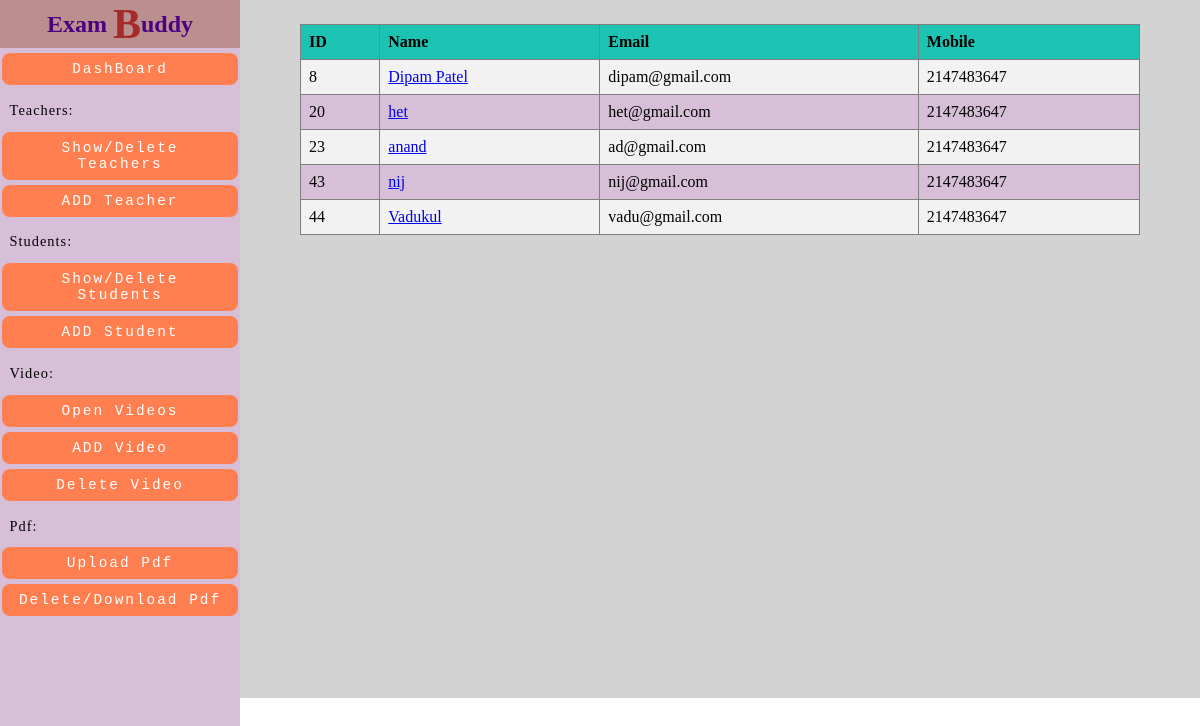
Page /admin/teachers.php on the committed database.
### tables this page shows
CREATE TABLE `teacher` (
  `t_id` int(255) NOT NULL,
  `t_name` varchar(255) NOT NULL,
  `t_email` varchar(255) NOT NULL,
  `t_mob` int(10) NOT NULL,
  `t_pass` varchar(255) NOT NULL
);

### admin/teachers.php (the view, shortened to what this page needs)
<html>
<head>
<link rel="stylesheet" href="adminCss.css">
<?php
    include('sideMenu.php');
?>
</head>
<body>
<div id="teacherTable">
        <?php
            include '../config.php';
            $result = mysqli_query($conn, "SELECT t_id, t_name, t_email,t_mob FROM teacher");
            if (mysqli_num_rows($result) > 0) {
                echo "<div class='myTable'><table><tr><th>ID</th><th>Name</th><th>Email</th><th>Mobile</th></tr>";
                while($row = $result->fetch_assoc()) {
                    echo "<tr>
                            <td>" . $row["t_id"]. "</td>
                            <td>"."<a id='a' onClick=\"javascript: return confirm('Are you sure you want to delete Teacher whose name is ". $row["t_name"]."?');\" href="."deleteteacher.php?tid=".$row['t_id'].">" . $row["t_name"]. "</a>"."</td>
                            <td>" . $row["t_email"]. "</td>
                            <td>" . $row["t_mob"]. "</td>
                        </tr>";
                }
                echo "</table></div>";
            }
        ?>
    </div>
</body>
</html>

### admin/sideMenu.php (shortened to what this page needs)
<!DOCTYPE html>
<html>
<head>
<link rel="stylesheet" href="adminCss.css">
</head>
<body>
    <ul>
        <li><div class="logo">Exam <sub><div id="myDIV">B</div></sub>uddy<div></li>
        <li><a href="adminDashboard.php">DashBoard</a></li>
        <div id="menuHeading">Teachers:</div>
        <li><a href="teachers.php">Show/Delete Teachers</a></li>
        <li><a href="addteacher.php">ADD Teacher</a></li>
        <div id="menuHeading">Students:</div>
        <li><a href="students.php">Show/Delete Students</a></li>
        <li><a href="">ADD Student</a></li>
        <div id="menuHeading">Video:</div>
        <li><a href="openVideos.php">Open Videos</a></li>
        <li><a href="addVideos.php">ADD Video</a></li>
        <li><a href="">Delete Video</a></li>
        <div id="menuHeading">Pdf:</div>
        <li><a href="uploadPdf.php">Upload Pdf</a></li>
        <li><a href="downloadPdf.php">Delete/Download Pdf</a></li>
    </ul>
</body>
</html>

### admin/adminCss.css (style rules this page uses)
body { margin: 0; }
.logo { font-size: 2vw; text-align: center; font-weight: bold; color: Indigo; font-family: Georgia, 'Times New Roman', Times, serif; background-color: rosybrown; }
#myDIV { display:inline-block; color: brown; font-size: 3.5vw; animation: mymove 4s infinite; }
ul { list-style-type: none; margin: 0; padding: 0; width: 20%; background-color: thistle; position: fixed; height: 100%; overflow: auto; text-align:center; }
li a { display: block; color: white; letter-spacing: 2px; border-radius: 8px; font-family: monospace, serif; font-size: 1.2vw; margin: 5px 2px 5px; background-color: coral; padding: 8px 16px; text-decoration: none; }
#teacherTable { height: 650px; position: relative; margin-left: 20%; padding: 2% 5% 2%; background-color: lightgray; }
.myTable { overflow-y: auto; height: 603px; z-index: 2; }
table { width: 100%; margin: auto; margin-bottom: 10px; border-collapse: collapse; }
table th { background-color: #1cc3b2; padding-top: 10px; padding-bottom: 10px; text-align: left; }
table tr:nth-child(even) { background-color: #f2f2f2; }
table tr:nth-child(odd) { background-color: thistle; }
table td,table th { border: 1px solid grey; padding: 8px; }
#menuHeading { color: black; height: 20px; font-size: 1.2vw; text-align: left; padding: 2% 4%; letter-spacing: 1px; margin: 12px 0 2px; }

### rows in the picture
teacher: t_id "8", t_name "Dipam Patel", t_email "dipam@gmail.com", t_mob "2147483647"
teacher: t_id "20", t_name "het", t_email "het@gmail.com", t_mob "2147483647"
teacher: t_id "23", t_name "anand", t_email "ad@gmail.com", t_mob "2147483647"
teacher: t_id "43", t_name "nij", t_email "nij@gmail.com", t_mob "2147483647"
teacher: t_id "44", t_name "Vadukul", t_email "vadu@gmail.com", t_mob "2147483647"
